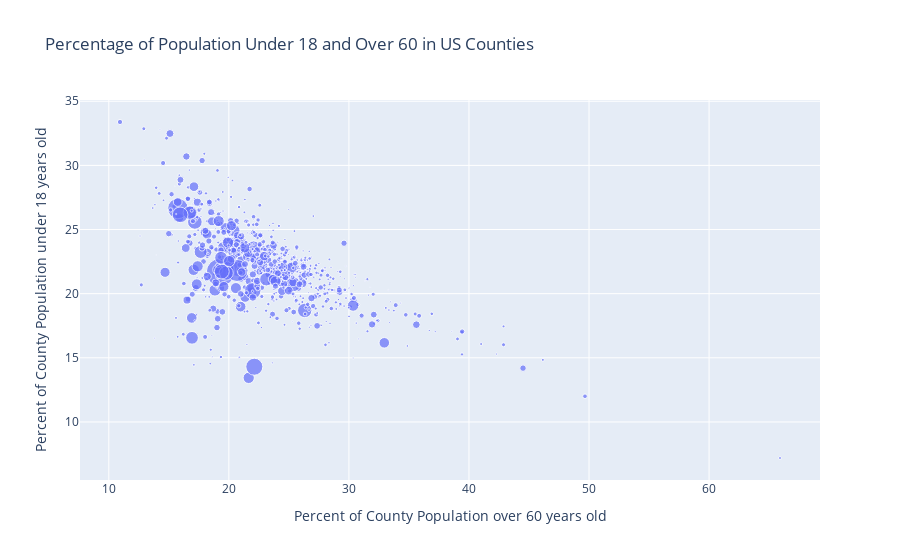

Write notebook code for a chart like this one.
### Code cell
# make a graph to show percent of largest 18 under population 
bubble_u18_o60 = px.scatter(df_county_health,
                            x = "percent_over60",
                            y = "percent_under18",
                            size = "hospital_bed_count",
                            hover_data = ['Geographic Area N',"Total"],
                            title = "Percentage of Population Under 18 and Over 60 in US Counties",
                            labels = {"Geographic Area N": "County, State Name",
                                      "Total": "Total Population",
                                      "percent_over60": "Percent of County Population over 60 years old",
                                      "percent_under18": "Percent of County Population under 18 years old"})

bubble_u18_o60

### Figure 1 — Plotly figure (JSON) as saved in the notebook; plotly's stock layout.template omitted (floating-point values rounded to 4 significant figures; data arrays with more than 128 entries replaced by an {"elided": "..."} marker saying what was removed)
{"data": [{"customdata": {"elided": "817x2 mixed values"}, "hovertemplate": "Percent of County Population over 60 years old=%{x}<br>Percent of County Population under 18 years old=%{y}<br>hospital_bed_count=%{marker.size}<br>County, State Name=%{customdata[0]}<br>Total Population=%{customdata[1]}<extra></extra>", "legendgroup": "", "marker": {"color": "#636efa", "size": {"elided": "817 int values"}, "sizemode": "area", "sizeref": 75.93, "symbol": "circle"}, "mode": "markers", "name": "", "showlegend": false, "type": "scatter", "x": {"elided": "817 float values"}, "xaxis": "x", "y": {"elided": "817 float values"}, "yaxis": "y"}], "layout": {"autosize": true, "legend": {"itemsizing": "constant", "tracegroupgap": 0}, "title": {"text": "Percentage of Population Under 18 and Over 60 in US Counties"}, "xaxis": {"anchor": "y", "autorange": true, "domain": [0, 1], "range": [7.746, 69.09], "title": {"text": "Percent of County Population over 60 years old"}, "type": "linear"}, "yaxis": {"anchor": "x", "autorange": true, "domain": [0, 1], "range": [5.366, 35.21], "title": {"text": "Percent of County Population under 18 years old"}, "type": "linear"}}}
